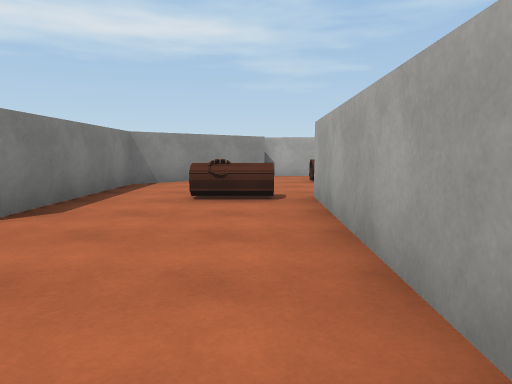
View 1 (above)

17 first-person views from a walk through a 3-D level made in the Unity game engine. The camera is 1.2 m above the floor, tilts 6° down and sees 70° across. The floor is counted in squares, 2 m on a side. Each view is taken from the middle of a square. On the plan, view 1 faces up. The plan holds only what a view shows up to about 10 squares ahead; the rest is blank. The place goes on beyond the plan. Surface patterns are stand-ins for the level's own textures.

View 2
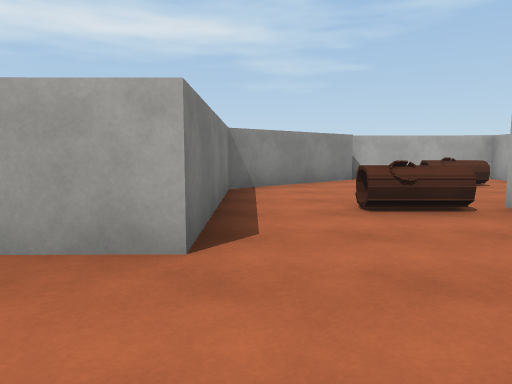

View 3
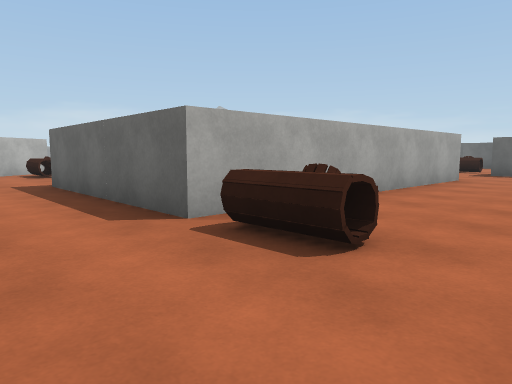

View 4
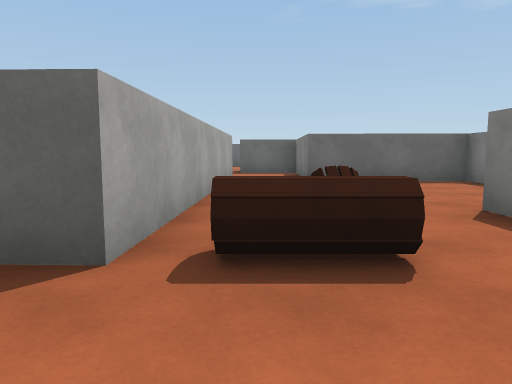

View 5
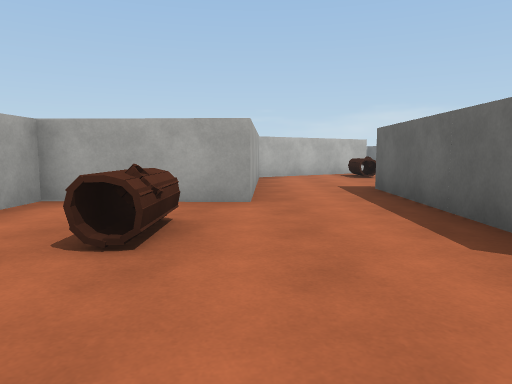

View 6
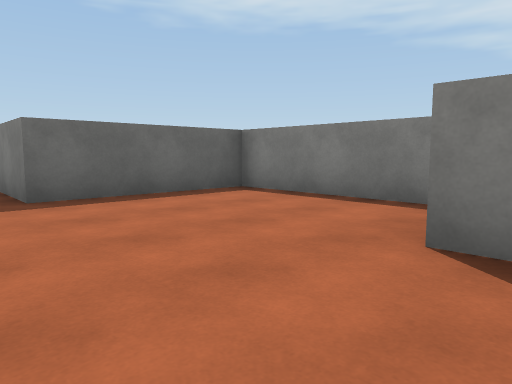

View 7
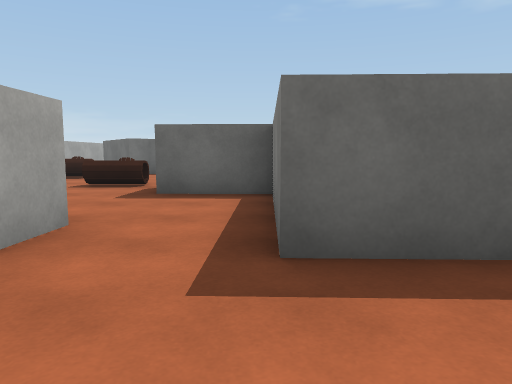

View 8
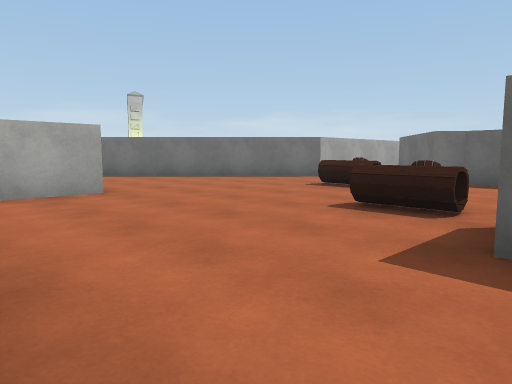

View 9
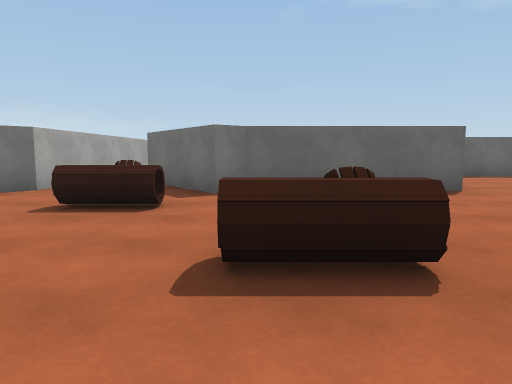

View 10
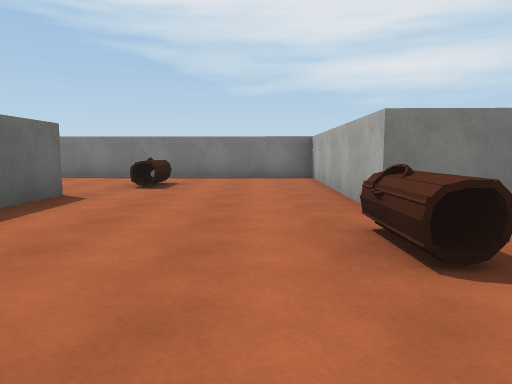

View 11
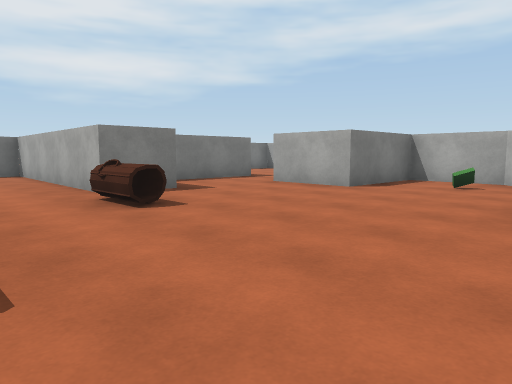

View 12
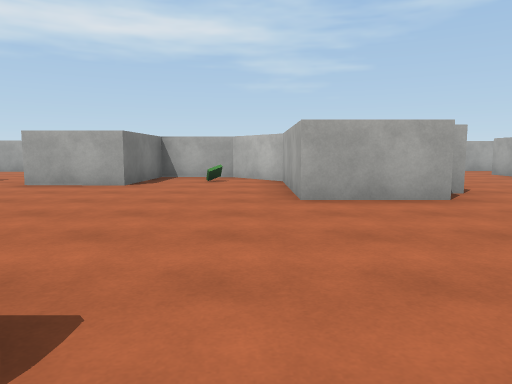

View 13
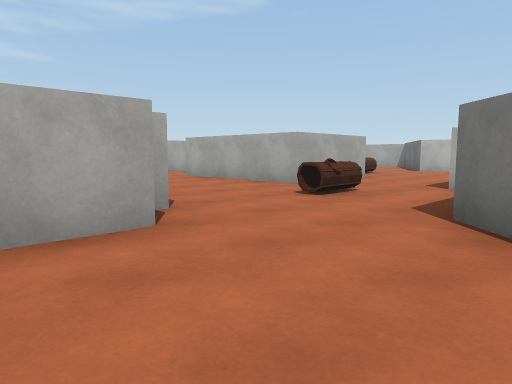

View 14
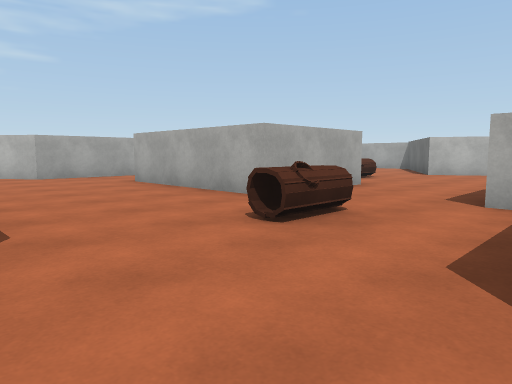

View 15
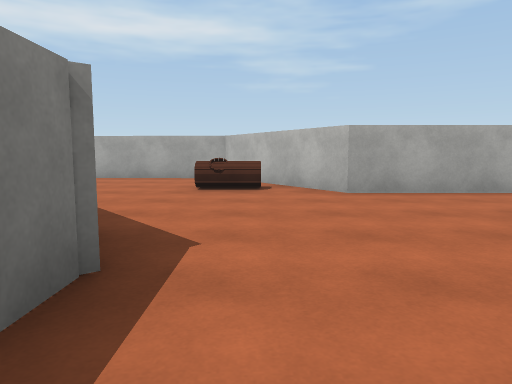

View 16
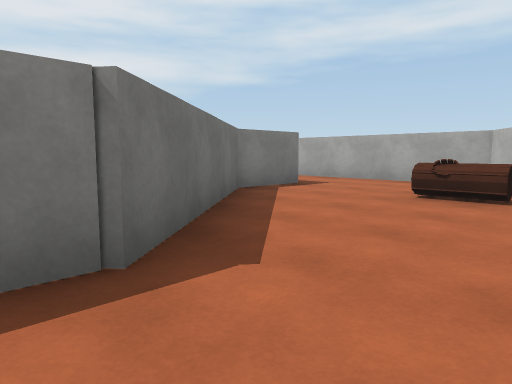

View 17
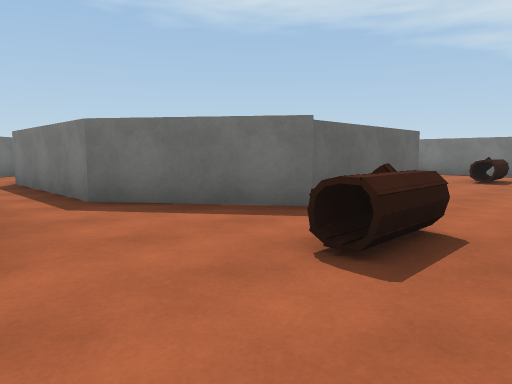

### Floor plan
Points are (right, up) in squares from view 1. A wall is a line through its corners. A room is listed if a view was taken in it or the views show most of it. See-through windows are left out.
Room 1 (views 1, 2, 3, 4, 5, 6, 7)
walls: (-4.5, 2.5) (-4.6, -1) (-1.1, -1.1); (0.6, -0.5) (0.8, 5.1) (3.4, 5); (3.5, 7.1) (3.6, 9.7) (0.2, 9.8); (0.2, 9.5) (-2.5, 7.2) (-2.4, 3.1) (-3.6, 3.1)
ways out: opening at (0, -1.5) to room 2; opening at (4.5, 6) to room 3
objects: other object (-1, 5) to (0, 5); other object (1, 8) to (2, 8)
Room 2 (views 8, 9, 10, 11, 12, 13, 14, 17)
walls: (-1.4, -4.4) (0.5, -4.5) (0.5, -5.8) (-5.2, -5.6) (-5.4, -12.1); (-1.4, -9.8) (2.2, -9.8) (2.6, -9.5) (4.3, -11.7) (4.3, -15.5); (6.6, -4.3) (5.6, -4.3) (5.6, -1) (4.4, 0.3) (2.6, 0.4) (2.5, -2.1) (0.6, -2) (0.6, -0.5); (-1.1, -1.1) (-1.2, -4); (5.6, -14.1) (5.6, -10) (8.8, -6.8); (-4.7, -13.6) (-3.5, -13.7)
ways out: opening at (0, -1.5) to room 1; opening at (8, -5.3) to room 3
objects: other object (-3, -9); other object (1, -6); other object (3, -8) to (4, -8)
Room 3 (views 15, 16)
walls: (11.8, -2.4) (11.8, 1.5); (10.4, 3.6) (8.3, 6.9) (3.5, 7.1); (7.6, -4.3) (6.6, -4.3); (8.8, -6.8) (9.7, -5.9); (3.4, 5) (5.3, 4.9) (5.2, 3.3) (8.1, -0.1) (8.1, -0.9)
ways out: opening at (4.5, 6) to room 1; opening at (8, -5.3) to room 2; opening at (11.5, 2.5); opening at (12.5, -3.5)
objects: other object (8, 4) to (9, 4); other object (11, -4)

Where each view was taken, in squares from view 1:
view 1: 0 up, 0 right, facing up
view 2: 1 up, 2 left, facing up
view 3: 7 up, 2 left, facing down-right
view 4: 7 up, 0 right, facing down
view 5: 7 up, 1 left, facing right
view 6: 4 up, 0 right, facing down-left
view 7: 1 up, 1 left, facing down
view 8: 2 down, 0 right, facing down-right
view 9: 4 down, 2 right, facing down
view 10: 7 down, 4 right, facing left
view 11: 8 down, 6 right, facing up-left
view 12: 9 down, 5 right, facing up
view 13: 7 down, 6 right, facing up-right
view 14: 6 down, 8 right, facing up-right
view 15: 2 down, 9 right, facing up
view 16: 1 down, 10 right, facing up-left
view 17: 7 down, 6 right, facing down-left
